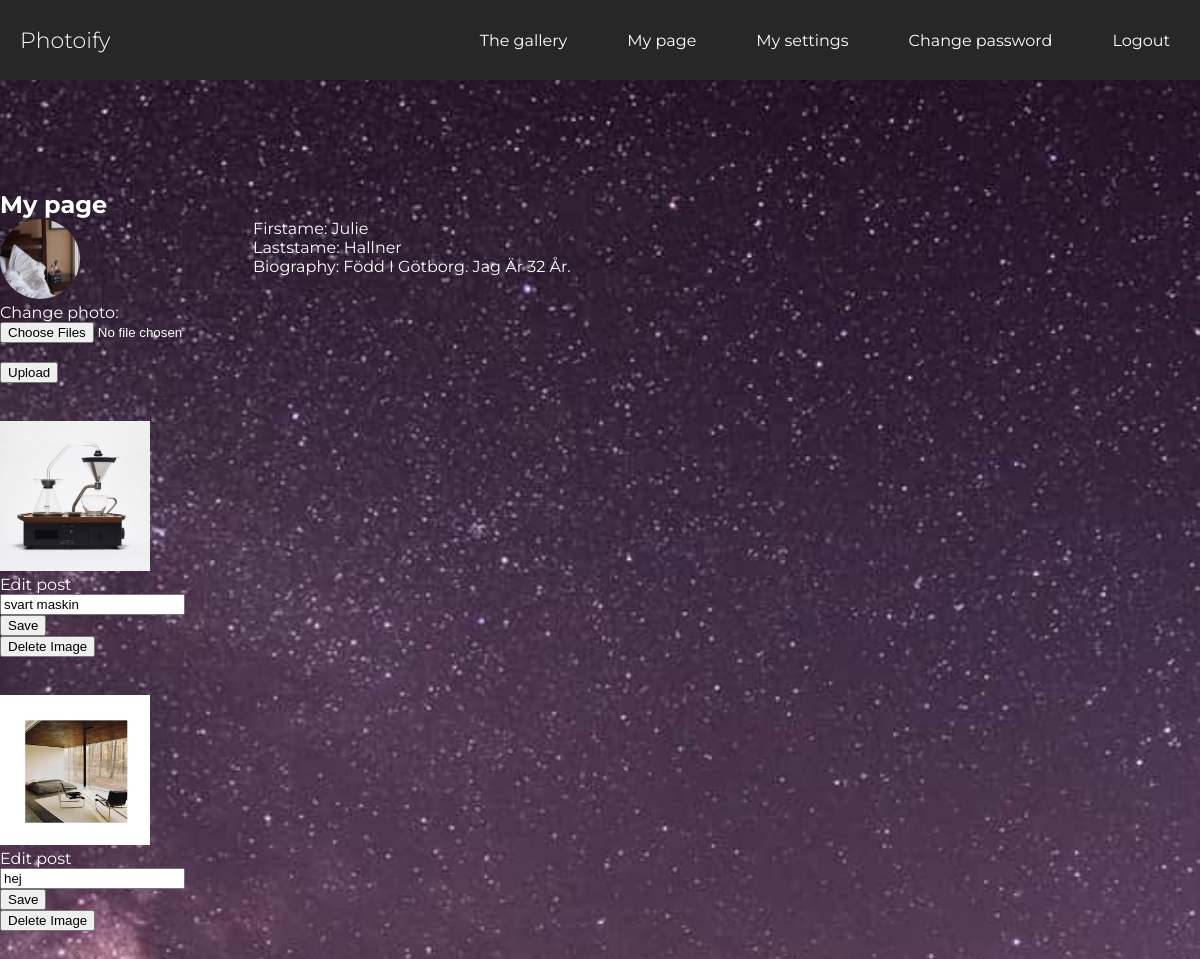
Page /mypage.php (signed in) on the committed database.
### tables this page shows
CREATE TABLE "posts" (
	`post_id`	INTEGER NOT NULL PRIMARY KEY AUTOINCREMENT,
	`post`	TEXT NOT NULL,
	`date`	TEXT,
	`user_id`	INTEGER,
	`content`	TEXT
);

### mypage.php (the view, shortened to what this page needs)
<?php require __DIR__.'/views/header.php'; ?>
<article class="my-page">
<h1>My page</h1>
  <?php $userId = $_SESSION['user']['user_id']; ?>
<div class="top-mypage">
<div class="avatar">
<img class="profile-pic" src="image/profile/<?php echo $_SESSION['user']['profile_pic'];?>" alt="avatar">
   <form action="app/users/upload.php" method="post" enctype="multipart/form-data">
            <div>
                <p><label for="images">Change photo:</label></p>
                <input type="file"  value="upload file" name="profile_pic" id="images" accept=".png, .jpeg, .jpg" multiple required>
            </div><br>
            <button type="submit">Upload</button>
        </form>
    </div>
    <div class="bio">
        <p>Firstame: <?php echo $_SESSION['user']['first_name']; ?></p>
        <p>Laststame: <?php echo $_SESSION['user']['last_name']; ?></p>
        <p>Biography: <?php echo $_SESSION['user']['bio']; ?></</p>
    </div>
</div>
<br>
<br>
<div class="gallery-mypage">
    <?php
            $statement = $pdo->prepare("SELECT * FROM posts WHERE user_id =  '$userId';");
            $statement->execute();
            $posts = $statement->fetchAll(PDO::FETCH_ASSOC);
     ?>
        <?php foreach ($posts as $post): ?>
            <img style="width: 150px; height: 150px;" class="gallery-pics" src="image/post/<?php echo $post['post'];?>" alt="photoify">
            <br>
            <form class="edit-post" action="app/posts/update.php" method="post">
              <p>
                <label>Edit post</label><br>
                <input type="text" value="<?php echo $post['content'];?>" name="content" id=content>
              </p>
              <p>
                <button type="submit" class="save">Save</button>
             </p>
        </form>
        <form class="delete-post" action="app/posts/delete.php" method="post">
            <p>
              <button type="submit" class="delete">Delete Image</button>
           </p>
        </form>
            <br>
            <br>
            <?php endforeach; ?>
</div>
</article>
<?php require __DIR__.'/views/footer.php'; ?>

### assets/styles/main.css (style rules this page uses)
* { box-sizing: border-box; margin: 0px; }
body { width: 100%; height: 100vh; background-color: white; display:flex; flex-direction: column; background-image: url("/image/bg_photoify2.jpg"); background-repeat: no-repeat; background-size: cover; font-family: 'Montserrat', sans-serif; }
.my-page { color: white; }
.top-mypage { display: flex; flex-direction: row; }
.profile-pic { height: 5em; width: 5em; border-radius: 50%; }
.bio { text-transform: capitalize; }
@media screen and (min-width: 700px) { * { box-sizing: border-box; margin: 0px; } }

### rows in the picture
posts: post (picture), content "svart maskin"
posts: post (picture), content "hej"

### other values in the picture
$_SESSION['user']['first_name'] "Julie"
$_SESSION['user']['last_name'] "Hallner"
$_SESSION['user']['bio'] "Född I Götborg. Jag Är 32 År."
